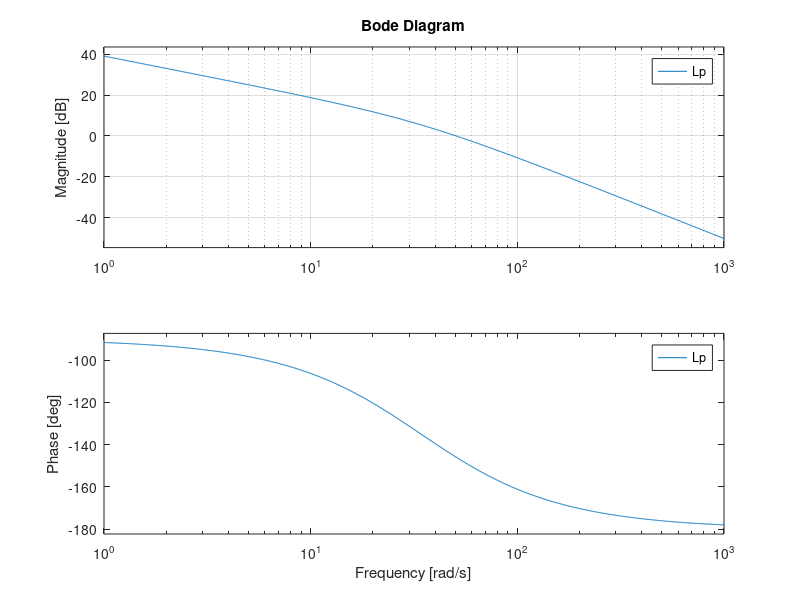
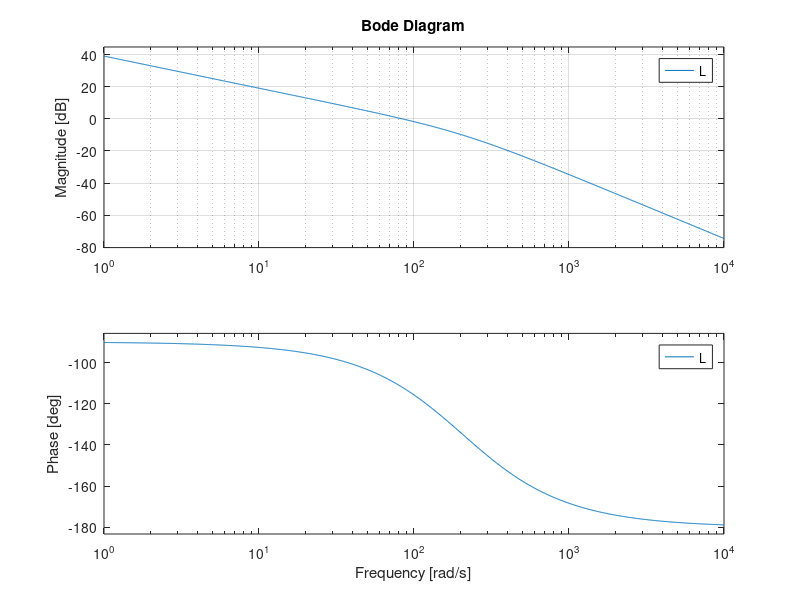

MATLAB code to generate these figures, in order: (Note: this script raises an error after producing the figures.)
%% Step 1
K = 1.636;
tau = 0.0293;
% Creating the PI Plant
sys1 = tf([K], [tau 1]);
int = tf([1], [1 0]);
PI = series(int,sys1);
figure(1)
bode(PI)
grid

%% Step 2
% Kc from dB to V/rad
Kcdb = 34.8
Kc = 10^(Kcdb/20);

K = 1.636;
tau = 0.0293;
% Creating the PI Plant
sys1 = tf([K], [tau 1]);
int = tf([1], [1 0]);
PI = series(int,sys1);

%Pushing the crossover frequency to 50
Lp = Kc*PI;
figure(1)
bode(Lp);
grid
[Gm1, Pm1, Wcg1, Wcp1] = margin(Lp)

%PhiMax and a
PhiMax = 75 - Pm1 + 5;
PhiMax = PhiMax * pi / 180;
a = (1+sin(PhiMax))/(1-sin(PhiMax));
dBa = 20*log10(a)

Wmax = 83.6;
T = 1/(Wmax*sqrt(a));
p2 = 1/T;
z2 = 1/(a*T);

sys2 = (p2/z2)*tf([1 z2],[1 p2]);

L = series(sys2,Lp);
figure(2)
bode(L);
grid;

%bode(sys2);
%grid;
[Gm, Pm, Wcg, Wcp] = margin(L)

%for the closed loop system
bandwidth(feedback(PI,1))

Lc = feedback(L,1);
figure(3)
step(Lc)
%% Step 3
%PhiMax and a
Pm = 34.1151
PhiMax = 75 - Pm + 5;
PhiMax = PhiMax * pi / 180;
a = (1+sin(PhiMax))/(1-sin(PhiMax));

%Controller amplification at high frequency at high frequency
dBa = 20*log10(a);

%Omega max is the frequency at half of dBa
Wmax = 83.6;

T = 1/(Wmax*sqrt(a));
p2 = 1/T;
z2 = 1/(a*T);
%Controller
sys2 = (p2/z2)*tf([1 z2],[1 p2]);

L = series(sys2,Lp);
figure(3)
bode(L);
grid;

%bode(sys2);
%grid;
[Gm, Pm, Wcg, Wcp] = margin(L)

%for the closed loop system
bandwidth(feedback(PI,1))

Lc = feedback(L,1);
figure(4)
step(Lc)